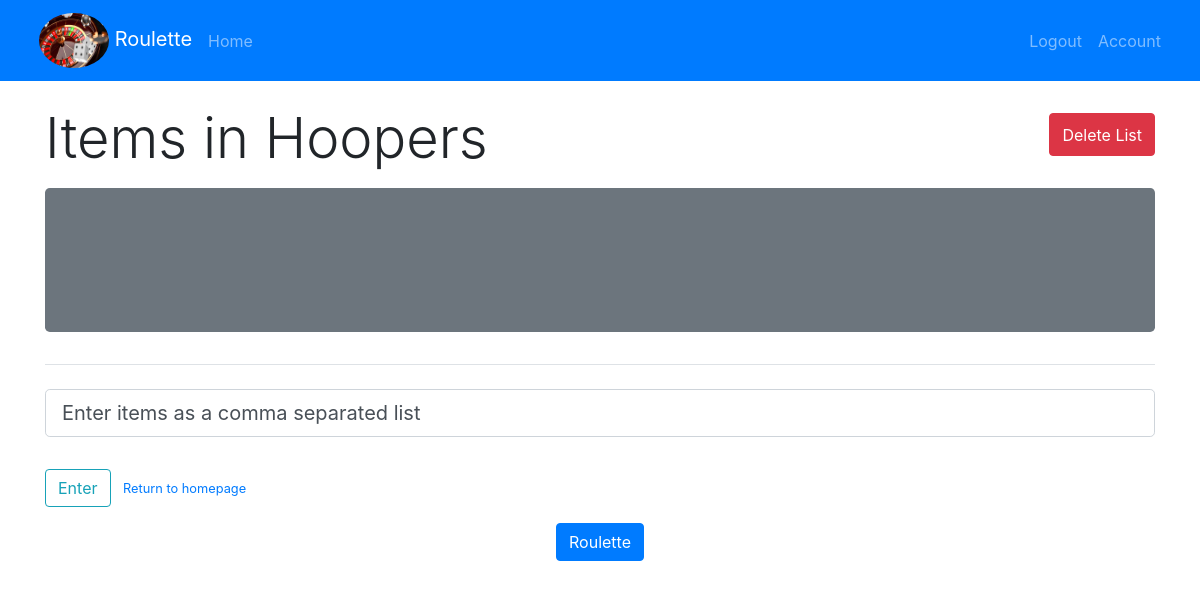
Page /list/4 (signed in) on the earlier database version.
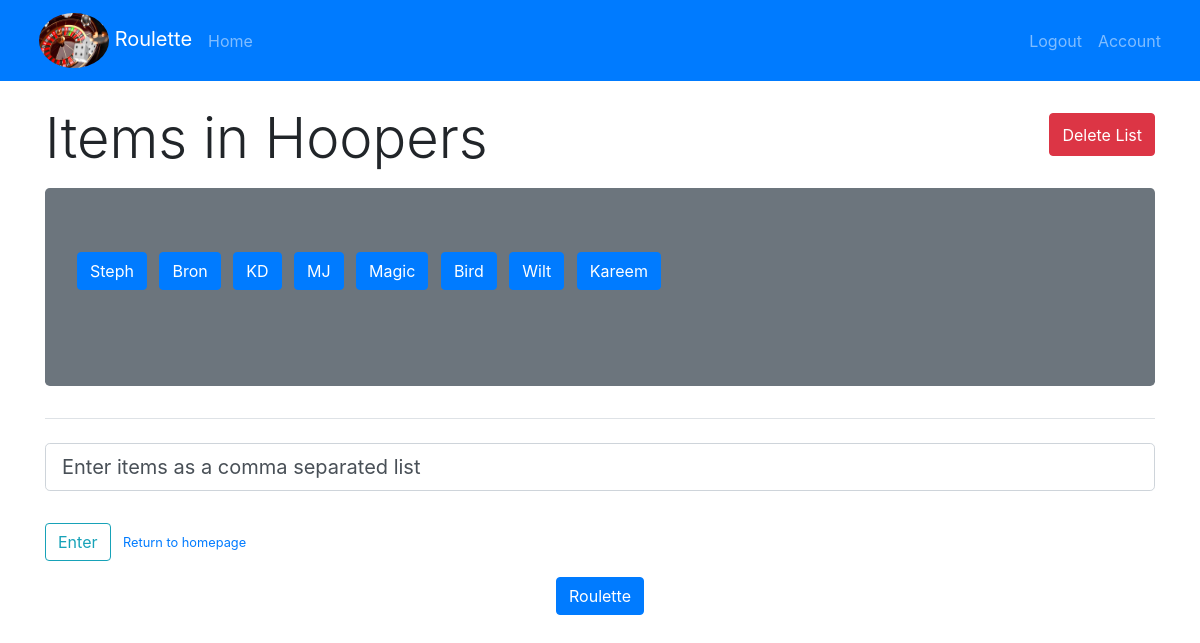
Same page on the later database version.
### roulette/models.py (models this page shows, shortened)
class Item(db.Model):
    id = db.Column(db.Integer, primary_key=True)
    title = db.Column(db.String(100), nullable=False)
    list_id = db.Column(db.Integer, db.ForeignKey('list.id'), nullable=False)

### roulette/routes.py (the view, shortened to what this page needs)
@app.route("/list/<int:list_id>", methods=['POST', 'GET'])
@login_required
def list(list_id):
    roulette = ""
    form = ItemForm()
    current_list = List.query.filter_by(
        user_id=current_user.id,  id=list_id).first_or_404()
    if request.method == 'POST':
        if request.form.get('roulette_btn'):
            roulette = random.choice(current_list.items).title
            return render_template('list.html', list=current_list, form=form, roulette=roulette)
    return render_template('list.html', list=current_list, form=form, roulette=roulette)

### roulette/forms.py
class ItemForm(FlaskForm):
    item_list = StringField(
        'Items', validators=[DataRequired()], default='Enter items as a comma separated list')
    submit = SubmitField('Enter')

### roulette/models.py (called while the page is built)
@login_manager.user_loader
def load_user(user_id):
    return User.query.get(int(user_id))

### roulette/templates/list.html (shortened to what this page needs)
{% extends 'base.html' %}
{% block body %}
<div class = "mb-2 d-flex justify-content-between">
    <h1 class = "mr-4 display-4"> Items in {{list.title}}</h1>
    <button type="button" class="btn btn-danger ml-4 mb-4 mt-2" data-toggle="modal" data-target="#deleteModal">Delete
        List</button>
</div>
<div class = "jumbotron bg-secondary">
    <ul class = "list-inline">
        {% for item in list.items %}
        <li class = "list-inline-item">
            <form action="{{url_for('delete_item', list_id=list.id, item_id=item.id )}}" method='POST'>
                <button type="submit" class="btn btn-primary mb-3" data-toggle="tooltip" title="Click to delete item" data-placement="top">
                    {{item.title}}
                </button>
            </form>
        </li>
        {% endfor %}
    </ul>
</div>
<form method="POST" action="">
    <fieldset class="form-group">
        <legend class="border-bottom mb-4"></legend>
        <div class="form-group">
            {% if form.item_list.errors %}
            {{ form.item_list(class="form-control form-control-lg is-invalid")}}
            <div class="invalid-feedback">
                {% for error in form.item_list.errors %}
                <span>{{error}}</span>
                {% endfor %}
            </div>
            {% else %}
            {{form.item_list(class="form-control form-control-lg")}}
            {% endif %}
        </div>
    </fieldset>
    <div class="form-group d-inline">
        {{form.submit(class="btn btn-outline-info")}}
    </div>
    <small class="text-muted ml-2 d-inline">
        <a href="{{url_for('home')}}">Return to homepage</a>
    </small>
</form>
<div class = "text-center mb-5">
    <form action="{{url_for('list', list_id=list.id )}}" method='POST'>
        <button type="submit" class=" btn btn-primary mt-3 mb-3 " name='roulette_btn' value='roulette'>
            Roulette</button>
    </form>
    <br>
</div>
{% endblock %}

Differences in the rows shown:
added Item: title "Steph"
added Item: title "Bron"
added Item: title "KD"
added Item: title "MJ"
added Item: title "Magic"
added Item: title "Bird"
added Item: title "Wilt"
added Item: title "Kareem"
